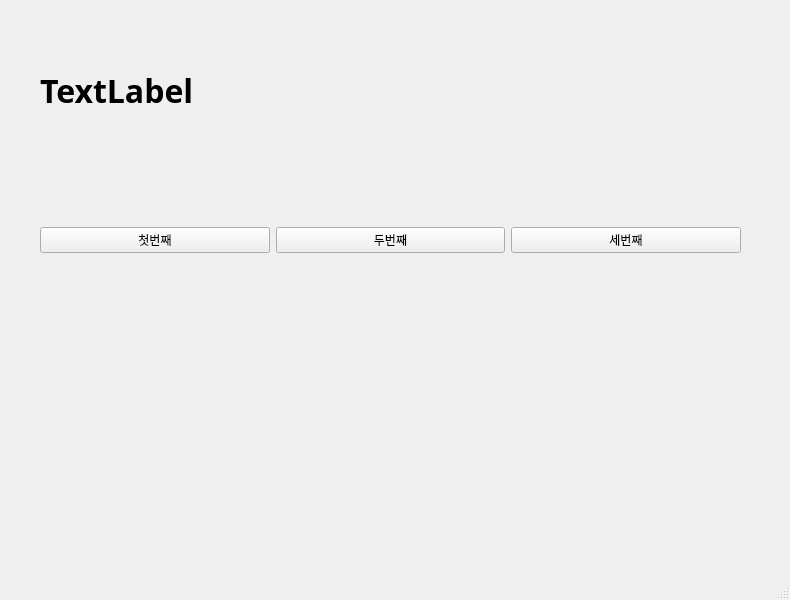
<?xml version="1.0" encoding="UTF-8"?>
<ui version="4.0">
 <class>MainWindow</class>
 <widget class="QMainWindow" name="MainWindow">
  <property name="geometry">
   <rect>
    <x>0</x>
    <y>0</y>
    <width>790</width>
    <height>600</height>
   </rect>
  </property>
  <property name="windowTitle">
   <string>MainWindow</string>
  </property>
  <widget class="QWidget" name="centralwidget">
   <widget class="QWidget" name="horizontalLayoutWidget">
    <property name="geometry">
     <rect>
      <x>40</x>
      <y>170</y>
      <width>701</width>
      <height>141</height>
     </rect>
    </property>
    <layout class="QHBoxLayout" name="horizontalLayout">
     <item>
      <widget class="QPushButton" name="pushButton_3">
       <property name="text">
        <string>첫번째</string>
       </property>
      </widget>
     </item>
     <item>
      <widget class="QPushButton" name="pushButton_2">
       <property name="text">
        <string>두번째</string>
       </property>
      </widget>
     </item>
     <item>
      <widget class="QPushButton" name="pushButton">
       <property name="text">
        <string>세번째</string>
       </property>
      </widget>
     </item>
    </layout>
   </widget>
   <widget class="QLabel" name="label">
    <property name="geometry">
     <rect>
      <x>40</x>
      <y>40</y>
      <width>701</width>
      <height>101</height>
     </rect>
    </property>
    <property name="font">
     <font>
      <family>D2Coding</family>
      <pointsize>24</pointsize>
      <weight>75</weight>
      <bold>true</bold>
     </font>
    </property>
    <property name="text">
     <string>TextLabel</string>
    </property>
   </widget>
  </widget>
  <widget class="QMenuBar" name="menubar">
   <property name="geometry">
    <rect>
     <x>0</x>
     <y>0</y>
     <width>790</width>
     <height>21</height>
    </rect>
   </property>
  </widget>
  <widget class="QStatusBar" name="statusbar"/>
 </widget>
 <resources/>
 <connections>
  <connection>
   <sender>pushButton_3</sender>
   <signal>clicked()</signal>
   <receiver>MainWindow</receiver>
   <slot>firstClick()</slot>
   <hints>
    <hint type="sourcelabel">
     <x>148</x>
     <y>272</y>
    </hint>
    <hint type="destinationlabel">
     <x>129</x>
     <y>319</y>
    </hint>
   </hints>
  </connection>
  <connection>
   <sender>pushButton_2</sender>
   <signal>clicked()</signal>
   <receiver>MainWindow</receiver>
   <slot>secondClick()</slot>
   <hints>
    <hint type="sourcelabel">
     <x>394</x>
     <y>264</y>
    </hint>
    <hint type="destinationlabel">
     <x>380</x>
     <y>318</y>
    </hint>
   </hints>
  </connection>
  <connection>
   <sender>pushButton</sender>
   <signal>clicked()</signal>
   <receiver>MainWindow</receiver>
   <slot>thirdClick()</slot>
   <hints>
    <hint type="sourcelabel">
     <x>618</x>
     <y>265</y>
    </hint>
    <hint type="destinationlabel">
     <x>604</x>
     <y>316</y>
    </hint>
   </hints>
  </connection>
 </connections>
 <slots>
  <slot>firstClick()</slot>
  <slot>secondClick()</slot>
  <slot>thirdClick()</slot>
 </slots>
</ui>
